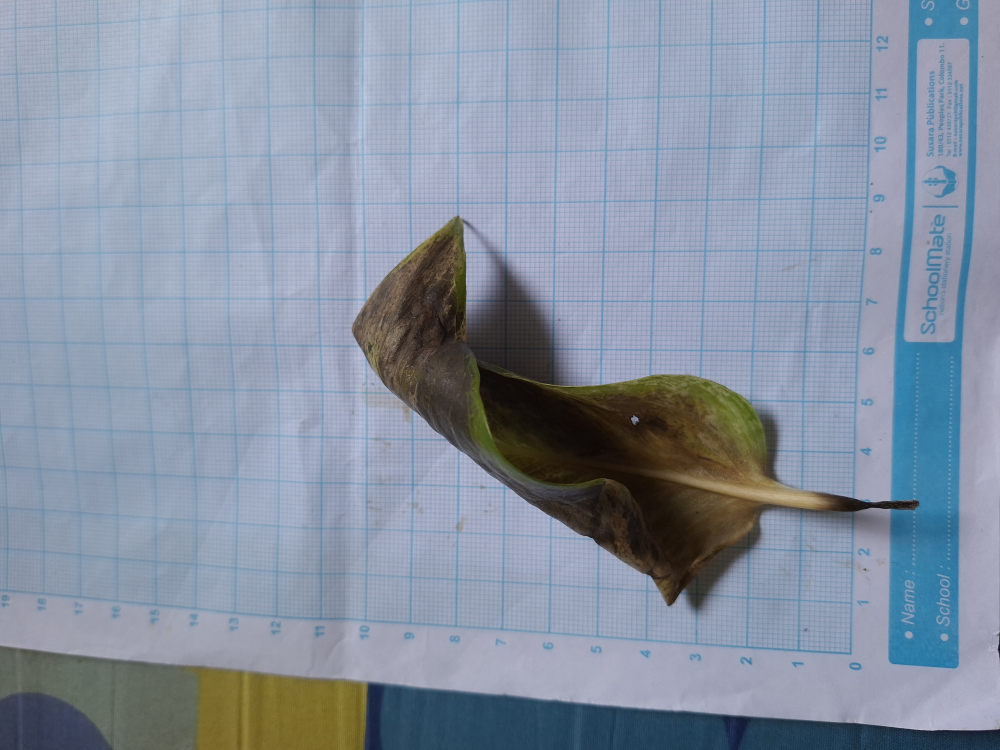
#> input picture data/c2-disease/raw/unknown/20261002_102957.jpg, 4000 x 3000 px (shown at 1/4 size)
$ python -i prepare_metadata.py   (imports and definitions only)
#> lines starting #> are read from the running program, lines starting #| are printed output that depends on the picture
"""
Preprocessing step 1: clean your manifest and check every photo.
Output: metadata.csv + evaluation/reports/preprocessing_report.json
"""
from __future__ import annotations

import argparse
import json
from pathlib import Path
from typing import Dict, List

import numpy as np
import pandas as pd
from PIL import Image, ImageFile, ImageOps
from tqdm import tqdm

from services.c2_disease_detection import config
from services.c2_disease_detection.training.scripts.nursery_data import load_metadata

ImageFile.LOAD_TRUNCATED_IMAGES = True
MIN_SIDE = 224
DARK, BRIGHT = 35, 225
NEAR_DUP_BITS = 4

def _blur_score(gray: np.ndarray) -> float:
    lap = (-4 * gray[1:-1, 1:-1] + gray[:-2, 1:-1] + gray[2:, 1:-1] + gray[1:-1, :-2] + gray[1:-1, 2:])
    return float(lap.var())

def _dhash(img: Image.Image) -> int:
    g = np.asarray(img.convert("L").resize((9, 8), Image.BILINEAR), dtype=np.int16)
    bits = (g[:, 1:] > g[:, :-1]).flatten()
    return int("".join("1" if b else "0" for b in bits), 2)

def inspect_image(path: str) -> Dict:
    try:
        with Image.open(path) as im:
#> im is the input picture: PIL image 4000x3000 RGB; mean R, G, B 134.9, 146.3, 163.1
            w, h = ImageOps.exif_transpose(im).size
#> w = 3000; h = 4000
            im.draft("RGB", (640, 640))
            small = ImageOps.exif_transpose(im).convert("RGB")
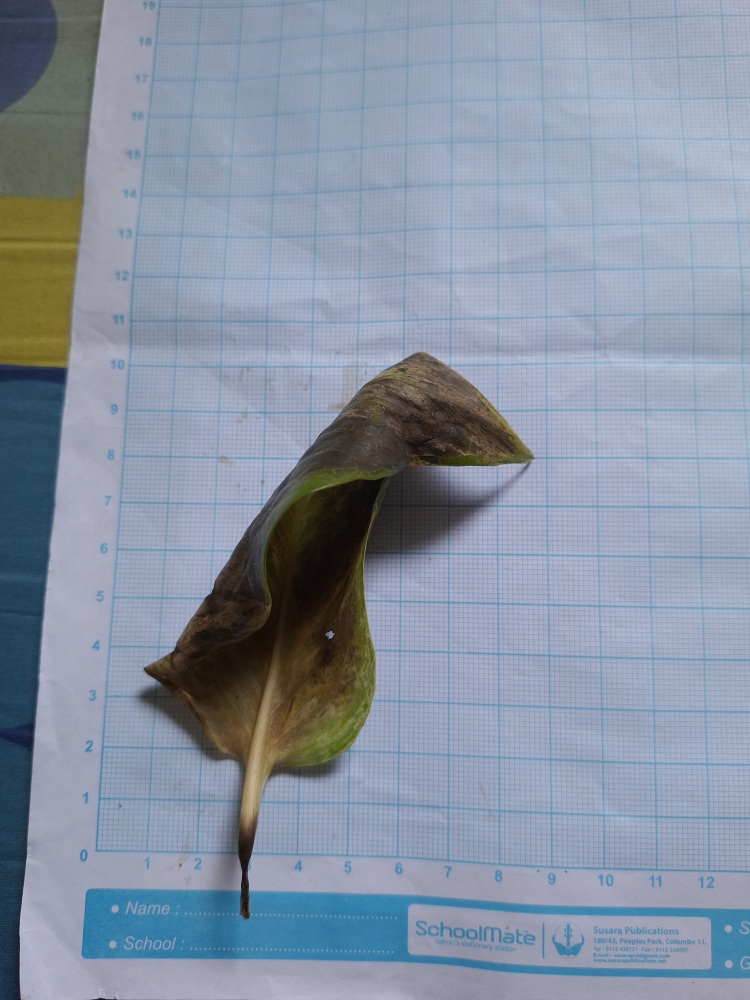
#> small: PIL image 3000x4000 RGB (shown at 1/4 size); mean R, G, B 134.9, 146.3, 163.1
            small.thumbnail((256, 256))
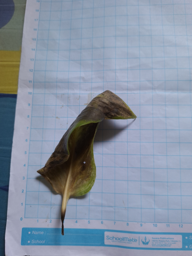
#> small: PIL image 192x256 RGB; mean R, G, B 134.9, 146.3, 163.1
            gray = np.asarray(small.convert("L"), dtype=np.float32)
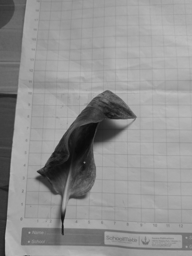
#> gray: shape (256, 192) float32; min 10, max 191, mean 144.8
            return dict(width=w, height=h, brightness=float(gray.mean()),
                        blur_score=_blur_score(gray), dhash=_dhash(small), ok=True)
#> in _blur_score, `lap = (-4 * gray[1:-1, 1:-1] + gray[:-2, 1:-1] + gray[2:, 1:-1] + gray..`:
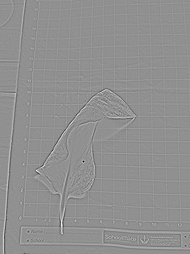
#> lap: shape (254, 190) float32; min -256, max 195, mean 0; drawn with min black and max white
    except Exception as exc:
        return dict(width=0, height=0, brightness=0.0, blur_score=0.0, dhash=0, ok=False, error=str(exc))

# [100 lines left out: function main, not called in this run]

# [2 lines not run here, left out]

>>> result = inspect_image('../../../../data/c2-disease/raw/unknown/20261002_102957.jpg')
#> result = {'width': 3000, 'height': 4000, 'brightness': 144.8, 'blur_score': 202.2, 'dhash': 18374665376863599678, 'ok': True}
